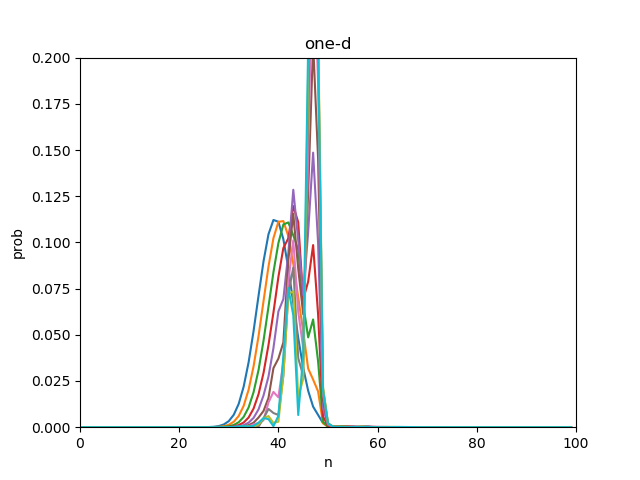

Write the Python code that produced this figure.
import numpy as np
import math
import matplotlib.pyplot as plt

# --- Parameters ---
PI = 3.14159265358979323 # Using full precision PI for consistency
NMAX = 100  # Maximum number of rooms/points
MTIME = 3000 # Total number of time steps for evolution loop

# --- Main Program: ONED ---
def oned_program():
    """
    Main program to simulate 1D quantum mechanics with fixed boundary conditions
    using a 3-step time evolution method.
    """
    # Define complex imaginary unit
    iu = 0.0 + 1.0j

    # --- I/O File ---
    try:
        f_p304_out = open('p304.dat', 'w')
    except Exception as e:
        print(f"Error opening p304.dat: {e}")
        return

    plotx = range(NMAX)
    plt.gca().clear()
    plt.title('one-d')
    plt.xlabel(r'n')
    plt.ylabel(r'prob')
    plt.xscale('linear')
    plt.yscale('linear')
    plt.xlim([0,NMAX])
    plt.ylim([0,20/NMAX])

    # --- Initial Data ---
    dx = 1.0
    a_const = 0.5 / dx / dx
    alpha = 0.03

    # V0 is commented out for user input and hardcoded to 1
    v0 = 1.0
    nl = 50
    nr = 60

    # --- Calculation of Hamiltonian ---
    ha = np.zeros(NMAX, dtype=np.float64)
    hb = np.zeros(NMAX - 1, dtype=np.float64) # HB is NMAX-1 elements

    # DO 50 N=1,NMAX
    # IF(NL.LE.N .AND. N.LE.NR) THEN
    #   HA(N) = V0
    # ELSE
    #   HA(N) = 0.0
    # ENDIF
    # 50 CONTINUE
    for n_idx in range(NMAX):
        # Fortran N is (n_idx + 1) in Python
        if nl <= (n_idx + 1) <= nr:
            ha[n_idx] = v0
        else:
            ha[n_idx] = 0.0

    # DO 51 N=1,NMAX-1
    # HB(N) = -A
    # 51 CONTINUE
    for n_idx in range(NMAX - 1):
        hb[n_idx] = -a_const

    # --- Setting Time Step ---
    vmax = 0.0
    vmin = 0.0
    # DO 10 N=1,NMAX
    # IF(HA(N).GT.VMAX) VMAX=HA(N)
    # IF(HA(N).LT.VMIN) VMIN=HA(N)
    # 10 CONTINUE
    vmax = np.max(ha)
    vmin = np.min(ha)

    emax = a_const + vmax
    emin = -a_const + vmin
    ec = max(abs(emax), abs(emin))
    dt = alpha / ec

    # --- Setting Initial Wave Function ---
    # P, Q, R are the main state arrays
    p_psi = np.zeros(NMAX, dtype=np.complex128)
    q_psi = np.zeros(NMAX, dtype=np.complex128)
    r_psi = np.zeros(NMAX, dtype=np.complex128) # R will be used as a state variable in the loop

    x0 = 0.4 * dx * NMAX
    sg = 0.05 * dx * NMAX
    pa_momentum = 0.1 * 2 * PI / dx

    # DO 60 N=1,NMAX
    # X=N*DX
    # P(N)= EXP(-0.5*(X-X0)**2/SG**2) * EXP(IU*PA*(X-X0))
    # 60 CONTINUE
    for n_idx in range(NMAX):
        x = (n_idx + 1) * dx # Fortran N*DX
        p_psi[n_idx] = np.exp(-0.5 * (x - x0)**2 / sg**2) * np.exp(iu * pa_momentum * (x - x0))

    # --- Normalization of Wave Function ---
    pa_norm_factor = 0.0
    # DO 100 N=1,NMAX
    # PA = PA + CABS(P(N))**2
    # 100 CONTINUE
    for n_idx in range(NMAX):
        pa_norm_factor += abs(p_psi[n_idx])**2
    pa_norm_factor = np.sqrt(pa_norm_factor)

    # DO 110 N=1,NMAX
    # P(N)=P(N)/PA
    # 110 CONTINUE
    for n_idx in range(NMAX):
        p_psi[n_idx] = p_psi[n_idx] / pa_norm_factor

    # --- Second OAWave Function (Initial step for 3-step method) ---
    # R(1)= -IU*DT*(HA(1)*P(1)+HB(1)*P(2))
    r_temp_deriv = np.zeros(NMAX, dtype=np.complex128) # Temporary for derivative calculation
    r_temp_deriv[0] = -iu * dt * (ha[0] * p_psi[0] + hb[0] * p_psi[1])
    # DO 61 N=2,NMAX-1
    # R(N)= -IU*DT*( HB(N-1)*P(N-1) + HA(N)*P(N) + HB(N)*P(N+1) )
    # 61 CONTINUE
    for n_idx in range(1, NMAX - 1): # Python index for N=2 to NMAX-1
        r_temp_deriv[n_idx] = -iu * dt * (hb[n_idx-1] * p_psi[n_idx-1] + ha[n_idx] * p_psi[n_idx] + hb[n_idx] * p_psi[n_idx+1])
    # R(NMAX)=-IU*DT*( HB(NMAX-1)*P(NMAX-1) + HA(NMAX)*P(NMAX) )
    r_temp_deriv[NMAX-1] = -iu * dt * (hb[NMAX-2] * p_psi[NMAX-2] + ha[NMAX-1] * p_psi[NMAX-1])

    # DO 62 N=1,NMAX
    # Q(N)=P(N)+R(N)
    # 62 CONTINUE
    q_psi[:] = p_psi[:] + r_temp_deriv[:] # Q_psi is psi(t=dt) approx.

    # Refine Q_psi (corrector step)
    # Q(1)= Q(1)-0.5*IU*DT*(HA(1)*R(1)+HB(1)*R(2))
    r_temp_deriv_2 = np.zeros(NMAX, dtype=np.complex128) # Another temporary for derivative
    r_temp_deriv_2[0] = -0.5 * iu * dt * (ha[0] * r_temp_deriv[0] + hb[0] * r_temp_deriv[1])
    # DO 63 N=2,NMAX-1
    # Q(N)= Q(N)-0.5*IU*DT*(HB(N-1)*R(N-1)+HA(N)*R(N)+HB(N)*R(N+1))
    # 63 CONTINUE
    for n_idx in range(1, NMAX - 1): # Python index for N=2 to NMAX-1
        r_temp_deriv_2[n_idx] = -0.5 * iu * dt * (hb[n_idx-1] * r_temp_deriv[n_idx-1] + ha[n_idx] * r_temp_deriv[n_idx] + hb[n_idx] * r_temp_deriv[n_idx+1])
    # Q(NMAX)=Q(NMAX)-0.5*IU*DT*(HB(NMAX-1)*R(NMAX-1)+HA(NMAX)*R(NMAX))
    r_temp_deriv_2[NMAX-1] = -0.5 * iu * dt * (hb[NMAX-2] * r_temp_deriv[NMAX-2] + ha[NMAX-1] * r_temp_deriv[NMAX-1])

    q_psi[:] = q_psi[:] - r_temp_deriv_2[:] # Final Q_psi (psi(t=dt) refined)

    # At this point:
    # p_psi holds psi(t=0)
    # q_psi holds psi(t=dt)
    # r_psi is currently uninitialized as a state variable, it will be calculated in the first loop iteration.

    # --- Time Evolution Loop (3-step method) ---
    # DO 1000 ITIME=1,MTIME,3
    for itime in range(1, MTIME + 1, 3): # Loop from 1 to MTIME, step by 3
        t_val = dt * itime

        # --- Output Wave Function ---
        # IF(MOD(ITIME,10).EQ. 0) THEN
        if (itime % 100) == 0:
            # DO 150 N=1,NMAX
            # WRITE(20,*) CABS(Q(N))**2
            # 150 CONTINUE
            plot_y = [[] for _ in range(1) ]
            for n_idx in range(NMAX):
                f_p304_out.write(f"{abs(q_psi[n_idx])**2}\n") # Output Q (psi(t+dt))
                plot_y[0].append(abs(q_psi[n_idx])**2)
            plt.plot(plot_y[0],linestyle='solid')

        # --- Time Evolution (3-step method) - No In-Place Update ---
        # Capture current states for calculation
        p_curr = p_psi.copy()
        q_curr = q_psi.copy()
        r_curr = r_psi.copy() # This will be zero for ITIME=1, then the calculated R from previous step

        # Calculate the next states
        # R_next_calc: Corresponds to R(N) in Fortran's first block
        # R(N) = -2*IU*DT*(HA(1)*Q(1)+HB(1)*Q(2))+P(1)
        r_next_calc = np.zeros(NMAX, dtype=np.complex128)
        r_next_calc[0] = -2 * iu * dt * (ha[0] * q_curr[0] + hb[0] * q_curr[1]) + p_curr[0]
        for n_idx in range(1, NMAX - 1):
            r_next_calc[n_idx] = -2 * iu * dt * (hb[n_idx-1] * q_curr[n_idx-1] + ha[n_idx] * q_curr[n_idx] + hb[n_idx] * q_curr[n_idx+1]) + p_curr[n_idx]
        r_next_calc[NMAX-1] = -2 * iu * dt * (hb[NMAX-2] * q_curr[NMAX-2] + ha[NMAX-1] * q_curr[NMAX-1]) + p_curr[NMAX-1]

        # P_next_calc: Corresponds to P(N) in Fortran's second block
        # P(N) = -2*IU*DT*(HA(1)*R(1)+HB(1)*R(2))+Q(1)
        # Uses r_next_calc (the newly calculated R) and q_curr (the old Q)
        p_next_calc = np.zeros(NMAX, dtype=np.complex128)
        p_next_calc[0] = -2 * iu * dt * (ha[0] * r_next_calc[0] + hb[0] * r_next_calc[1]) + q_curr[0]
        for n_idx in range(1, NMAX - 1):
            p_next_calc[n_idx] = -2 * iu * dt * (hb[n_idx-1] * r_next_calc[n_idx-1] + ha[n_idx] * r_next_calc[n_idx] + hb[n_idx] * r_next_calc[n_idx+1]) + q_curr[n_idx]
        p_next_calc[NMAX-1] = -2 * iu * dt * (hb[NMAX-2] * r_next_calc[NMAX-2] + ha[NMAX-1] * r_next_calc[NMAX-1]) + q_curr[NMAX-1]

        # Q_next_calc: Corresponds to Q(N) in Fortran's third block
        # Q(N) = -2*IU*DT*(HA(1)*P(1)+HB(1)*P(2))+R(1)
        # Uses p_next_calc (the newly calculated P) and r_next_calc (the newly calculated R)
        q_next_calc = np.zeros(NMAX, dtype=np.complex128)
        q_next_calc[0] = -2 * iu * dt * (ha[0] * p_next_calc[0] + hb[0] * p_next_calc[1]) + r_next_calc[0]
        for n_idx in range(1, NMAX - 1):
            q_next_calc[n_idx] = -2 * iu * dt * (hb[n_idx-1] * p_next_calc[n_idx-1] + ha[n_idx] * p_next_calc[n_idx] + hb[n_idx] * p_next_calc[n_idx+1]) + r_next_calc[n_idx]
        q_next_calc[NMAX-1] = -2 * iu * dt * (hb[NMAX-2] * p_next_calc[NMAX-2] + ha[NMAX-1] * p_next_calc[NMAX-1]) + r_next_calc[NMAX-1]

        # Update the main state variables for the next iteration
        # The states shift:
        # P_main (old psi(t)) becomes Q_curr (old psi(t+dt))
        # Q_main (old psi(t+dt)) becomes R_next_calc (new psi(t+2dt))
        # R_main (old psi(t+2dt)) becomes P_next_calc (new psi(t+3dt))
        p_psi[:] = q_curr[:]
        q_psi[:] = r_next_calc[:]
        r_psi[:] = p_next_calc[:]

    # Close the output file
    plt.show()
    plt.savefig("one-d.png")
    
    f_p304_out.close()
    print("Program finished. Results written to p304.dat")

# Call the main program function
if __name__ == '__main__':
    oned_program()
